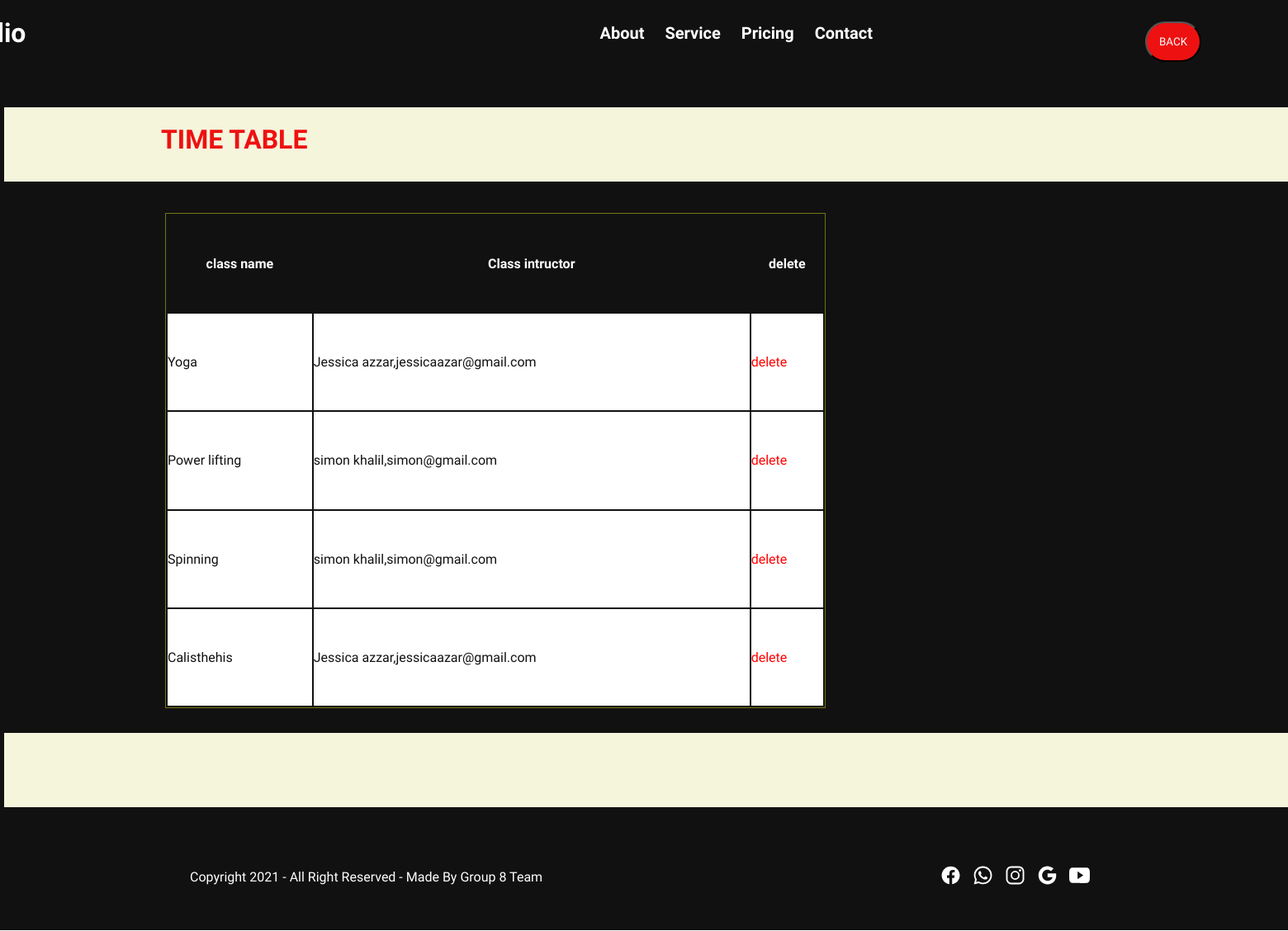
The page /viewreservedclasses/ (signed in) on the database as committed earlier.
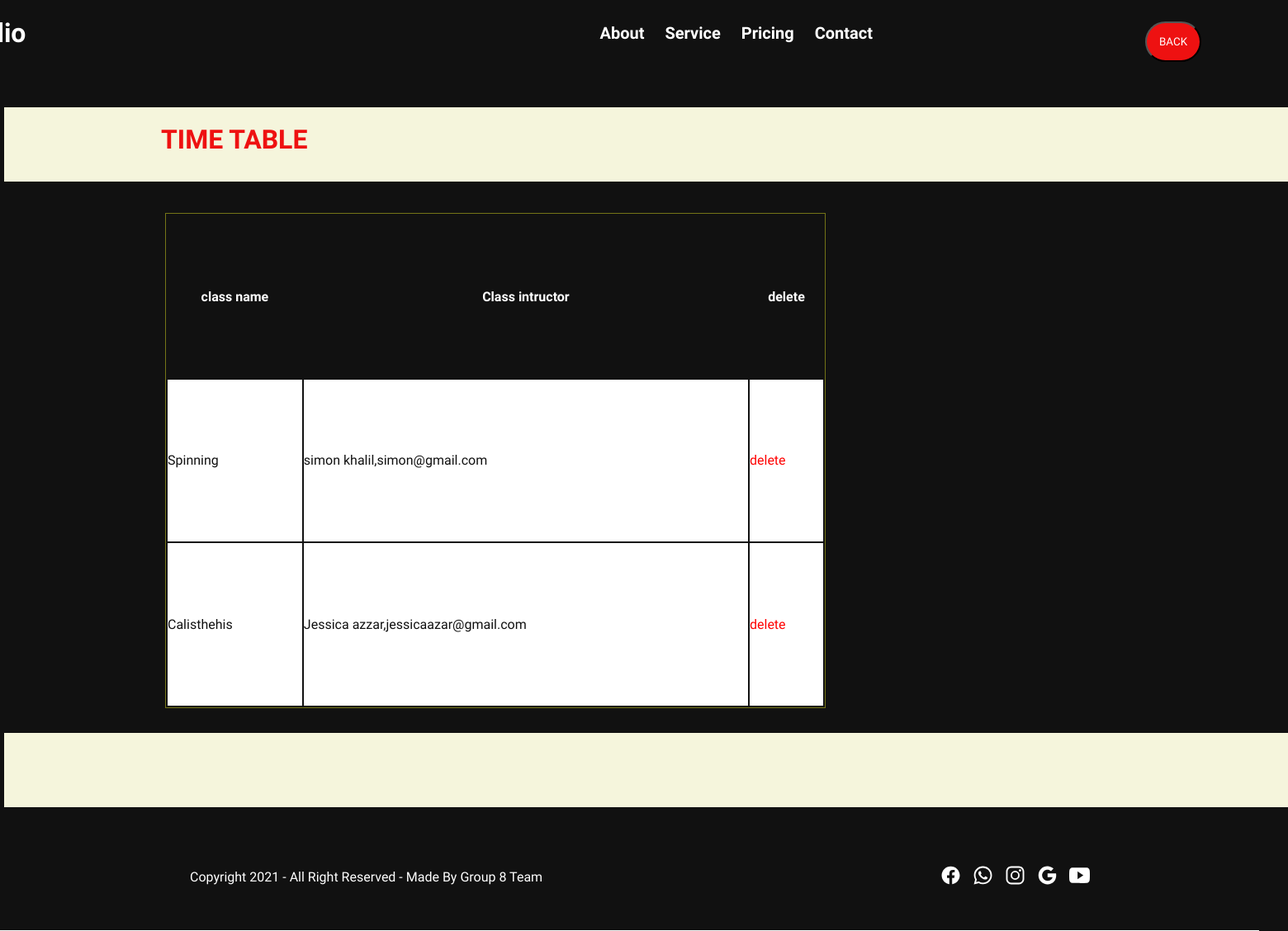
The same page on the database as committed later.
### gymApp/models.py (models this page shows)
class Class(models.Model):
  Class_id=models.CharField(primary_key=True,max_length=2)
  Class_name=models.CharField(max_length=30)
  Class_instructor=models.ForeignKey(Instructor,on_delete=models.CASCADE)
  Class_capacity=models.IntegerField(default=20)
  def __str__(self):
        ret = self.Class_id + ',' + self.Class_name
        return ret

class Instructor(models.Model):
    Male = 'M'
    Female = 'F'
    Gender = [
    ('M', 'Male'),
    ('F', 'Female'),
]
    Instructor_name = models.CharField(max_length=30)
    Instructor_email = models.CharField(max_length=30)
    Instructor_phone = models.IntegerField(default=0)
    Instructor_age=models.IntegerField()
    Instructor_photo=models.CharField(max_length=100)
    Instructor_specialty=models.CharField(max_length=100)
    Instructor_gender=models.CharField(
        max_length=1,
        choices=Gender,
        default=Male,
    )
    def __str__(self):
        ret = self.Instructor_name + ',' + self.Instructor_email
        return ret

### gymApp/views.py (the view)
# urls.py: path('viewreservedclasses/',views.viewreservedclasses, name='viewreservedclasses'),
def viewreservedclasses(request):
    if "uname" in request.session:
        mail=request.session.get("umail")
        user=Client.objects.get(Client_email=mail)
        classes=Reservation.objects.all().filter(client=user)
        l1=[]
        for x in classes:
            item=Class.objects.get(Class_id=x.class_id)
            l1.append(item)
        print(l1)
        return render(request,'reservedclasses.html',{"l1":l1})

### templates/reservedclasses.html (shortened to what this page needs)
<!DOCTYPE html>
<html>
<head>
<link rel="stylesheet" type="text/css" href="/static/CSS/index.css">
</head>
<body>
<div class="container-fluid">
<div class="navbar">
<h1>Portfolio</h1>
<ul>
<li>About</li>
<li>Service</li>
<li>Pricing</li>
<li>Contact</li>
</ul>
<button  style="margin-left:10px;Background-color:#e11;padding: 15px;border-radius: 2em;"><a class="clsass1" href="http://localhost:8000/">BACK</a></button>
</div>
<div class="table1" ><div style="padding:20px;padding-top:20px;background-color:beige;width:2200px;margin-top:-150px;margin-left:-195px;height:50px;"><h1 style="color:#e11 ;margin-left:170px;">TIME TABLE</h1></div><br><br>
    <table >
        <tr><tH>class name </th><th>Class intructor
        </th><th>delete</th></tr>
        {% for X in l1 %}
            <tr><td>{{ X.Class_name }} </td> <td>{{ X.Class_instructor }}</td><td>
            <a style="color:red;" href="http://localhost:8000/deletereservation/id={{X.Class_id }}">delete</a>
            </td></tr>
        {% endfor %}
    </table>
<div style="padding:20px;padding-top:20px;background-color:beige;width:2200px;margin-top:30px;margin-left:-195px;height:50px;"><h1 style="color:#e11 ;margin-left:170px;"></h1></div>
</div>
<div class="footer-fluid" style="margin-top:-130px;">
<div class="footer">
    <p>Copyright 2021 - All Right Reserved - Made By Group 8 Team </p>
<div class="icon">
    <ion-icon name="logo-facebook"></ion-icon>
    <ion-icon name="logo-whatsapp"></ion-icon>
    <ion-icon name="logo-instagram"></ion-icon>
    <ion-icon name="logo-google"></ion-icon>
    <ion-icon name="logo-youtube"></ion-icon>
</div>
</div>
</div>
</body>
</html>

Rows that differ between the two databases and show on the page:
no longer on this page (row edited): Class: Class_name "Yoga", Class_instructor "Jessica azzar,jessicaazar@gmail.com"
no longer on this page (row edited): Class: Class_name "Power lifting", Class_instructor "simon khalil,simon@gmail.com"
